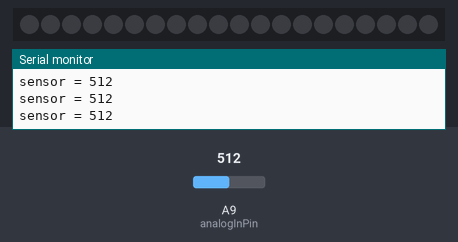
Bench run of a sketch on a simulated Arduino Mega 2560, built with avr-gcc and run on an emulated ATmega2560. On the bench: 20 RGB LEDs in strip order, left to right, the last lines printed to the serial monitor. The inputs (shaded band) are chosen by the test bench; at power-on: A9 (analogInPin) = 512.

Above: at 1.2 s.
1.3 s: A9 (analogInPin) set to 110
4.3 s: A9 (analogInPin) set to 94
At 4.8 s:
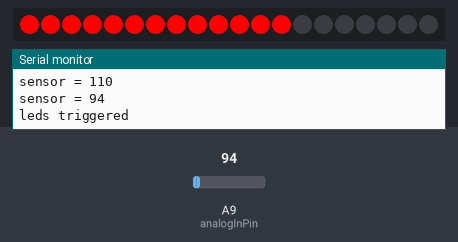
At 5.73 s:
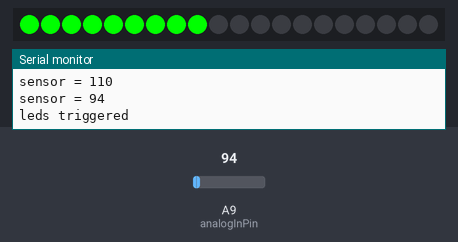
6.7 s: A9 (analogInPin) set to 1023
At 6.98 s:
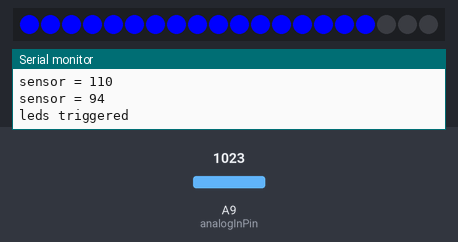
Timing chart, 0 to 9.7 s (numbered marks = the images above; inputs shaded):
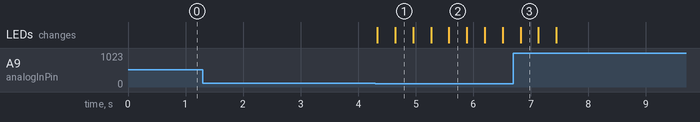

The sketch:

Shine_sneakers.ino
```cpp
#include <Adafruit_NeoPixel.h>

const int analogInPin = A9; //pino A9 onde conecta o + do piezo

Adafruit_NeoPixel strip = Adafruit_NeoPixel(20, 6, NEO_GRB + NEO_KHZ800);

// quantidade de leds/pino digital Arduino/configuraçoes
int sensorValue = 0; // valor lido pelo sensor

void setup() {
// inicia comunicaçao em 9600
Serial.begin(9600);

pinMode(9, INPUT_PULLUP);

strip.begin();

strip.show(); // Initialize all pixels to 'off'

}

void loop()
{

// read the analog in value:

sensorValue = analogRead(analogInPin);

// print the results to the serial monitor:

Serial.print("sensor = " );

Serial.println(sensorValue);
//se piezo verifica valores menores que 100, acende leds


if (sensorValue < 100){

    Serial.println("leds triggered");

    colorWipe(strip.Color(255, 0, 0), 25);//vermelho
    colorWipe(strip.Color(0, 0, 0), 25);//apaga leds
    colorWipe(strip.Color(0, 255, 0), 25);//verde
    colorWipe(strip.Color(0, 0, 0), 25);//apaga leds
    colorWipe(strip.Color(0, 0, 255), 25);//azul
    colorWipe(strip.Color(0, 0, 0), 25);//apaga leds
}

}

void colorWipe(uint32_t c, uint8_t wait)
{

for(uint16_t i=0; i<strip.numPixels(); i++) {

strip.setPixelColor(i, c);

strip.show();

delay(wait);
}
}
```

Measured:
- the behaviour switches between 100 and 99 on A9 (analogInPin) (found by bisection; images 0 and 1)
- after the input at 4.3 s, the LEDs: first change at once (image 1 shows a later state)
